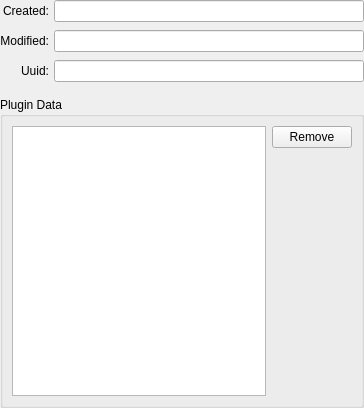
<?xml version="1.0" encoding="UTF-8"?>
<ui version="4.0">
 <class>EditWidgetProperties</class>
 <widget class="QWidget" name="EditWidgetProperties">
  <property name="geometry">
   <rect>
    <x>0</x>
    <y>0</y>
    <width>364</width>
    <height>408</height>
   </rect>
  </property>
  <layout class="QVBoxLayout" name="verticalLayout" stretch="0,0,0">
   <property name="spacing">
    <number>5</number>
   </property>
   <property name="leftMargin">
    <number>0</number>
   </property>
   <property name="topMargin">
    <number>0</number>
   </property>
   <property name="rightMargin">
    <number>0</number>
   </property>
   <property name="bottomMargin">
    <number>0</number>
   </property>
   <item>
    <layout class="QGridLayout" name="gridLayout">
     <property name="verticalSpacing">
      <number>8</number>
     </property>
     <item row="0" column="0">
      <widget class="QLabel" name="labelCreated">
       <property name="text">
        <string>Created:</string>
       </property>
       <property name="alignment">
        <set>Qt::AlignRight|Qt::AlignTrailing|Qt::AlignVCenter</set>
       </property>
      </widget>
     </item>
     <item row="0" column="1">
      <widget class="QLineEdit" name="createdEdit">
       <property name="sizePolicy">
        <sizepolicy hsizetype="Expanding" vsizetype="Fixed">
         <horstretch>0</horstretch>
         <verstretch>0</verstretch>
        </sizepolicy>
       </property>
       <property name="accessibleName">
        <string>Datetime created</string>
       </property>
       <property name="readOnly">
        <bool>true</bool>
       </property>
      </widget>
     </item>
     <item row="1" column="0">
      <widget class="QLabel" name="labelModified">
       <property name="text">
        <string>Modified:</string>
       </property>
       <property name="alignment">
        <set>Qt::AlignRight|Qt::AlignTrailing|Qt::AlignVCenter</set>
       </property>
      </widget>
     </item>
     <item row="1" column="1">
      <widget class="QLineEdit" name="modifiedEdit">
       <property name="sizePolicy">
        <sizepolicy hsizetype="Expanding" vsizetype="Fixed">
         <horstretch>0</horstretch>
         <verstretch>0</verstretch>
        </sizepolicy>
       </property>
       <property name="accessibleName">
        <string>Datetime modified</string>
       </property>
       <property name="readOnly">
        <bool>true</bool>
       </property>
      </widget>
     </item>
    <item row="2" column="0">
      <widget class="QLabel" name="labelUuid">
       <property name="text">
        <string>Uuid:</string>
       </property>
       <property name="alignment">
        <set>Qt::AlignRight|Qt::AlignTrailing|Qt::AlignVCenter</set>
       </property>
      </widget>
     </item>
    <item row="2" column="1">
      <widget class="QLineEdit" name="uuidEdit">
       <property name="accessibleName">
        <string>Unique ID</string>
       </property>
       <property name="readOnly">
        <bool>true</bool>
       </property>
      </widget>
     </item>
    </layout>
   </item>
   <item>
    <spacer name="verticalSpacer_2">
     <property name="orientation">
      <enum>Qt::Vertical</enum>
     </property>
     <property name="sizeType">
      <enum>QSizePolicy::Fixed</enum>
     </property>
     <property name="sizeHint" stdset="0">
      <size>
       <width>20</width>
       <height>10</height>
      </size>
     </property>
    </spacer>
   </item>
   <item>
    <widget class="Material::GroupBox" name="groupBox">
     <property name="title">
      <string>Plugin Data</string>
     </property>
     <layout class="QHBoxLayout" name="horizontalLayout">
      <item>
       <widget class="QTableView" name="customDataTable">
        <property name="accessibleName">
         <string>Plugin data</string>
        </property>
        <property name="editTriggers">
         <set>QAbstractItemView::NoEditTriggers</set>
        </property>
        <property name="selectionBehavior">
         <enum>QAbstractItemView::SelectRows</enum>
        </property>
        <attribute name="horizontalHeaderDefaultSectionSize">
         <number>200</number>
        </attribute>
        <attribute name="horizontalHeaderStretchLastSection">
         <bool>true</bool>
        </attribute>
        <attribute name="verticalHeaderVisible">
         <bool>false</bool>
        </attribute>
       </widget>
      </item>
      <item>
       <layout class="QVBoxLayout" name="verticalLayout_2">
        <item>
         <widget class="Material::TonalButton" name="removeCustomDataButton">
          <property name="symbol">
           <string notr="true">delete</string>
          </property>
          <property name="accessibleName">
           <string>Remove selected plugin data</string>
          </property>
          <property name="text">
           <string>Remove</string>
          </property>
         </widget>
        </item>
        <item>
         <spacer name="verticalSpacer">
          <property name="orientation">
           <enum>Qt::Vertical</enum>
          </property>
          <property name="sizeHint" stdset="0">
           <size>
            <width>20</width>
            <height>40</height>
           </size>
          </property>
         </spacer>
        </item>
       </layout>
      </item>
     </layout>
    </widget>
   </item>
  </layout>
 </widget>
 <tabstops>
  <tabstop>createdEdit</tabstop>
  <tabstop>modifiedEdit</tabstop>
  <tabstop>uuidEdit</tabstop>
 </tabstops>
 <customwidgets>
  <customwidget>
   <class>Material::GroupBox</class>
   <extends>QGroupBox</extends>
   <header>gui/material/MaterialControls.h</header>
   <container>1</container>
  </customwidget>
  <customwidget>
   <class>Material::TonalButton</class>
   <extends>QPushButton</extends>
   <header>gui/material/MaterialButtons.h</header>
  </customwidget>
 </customwidgets>
 <resources/>
 <connections/>
</ui>
